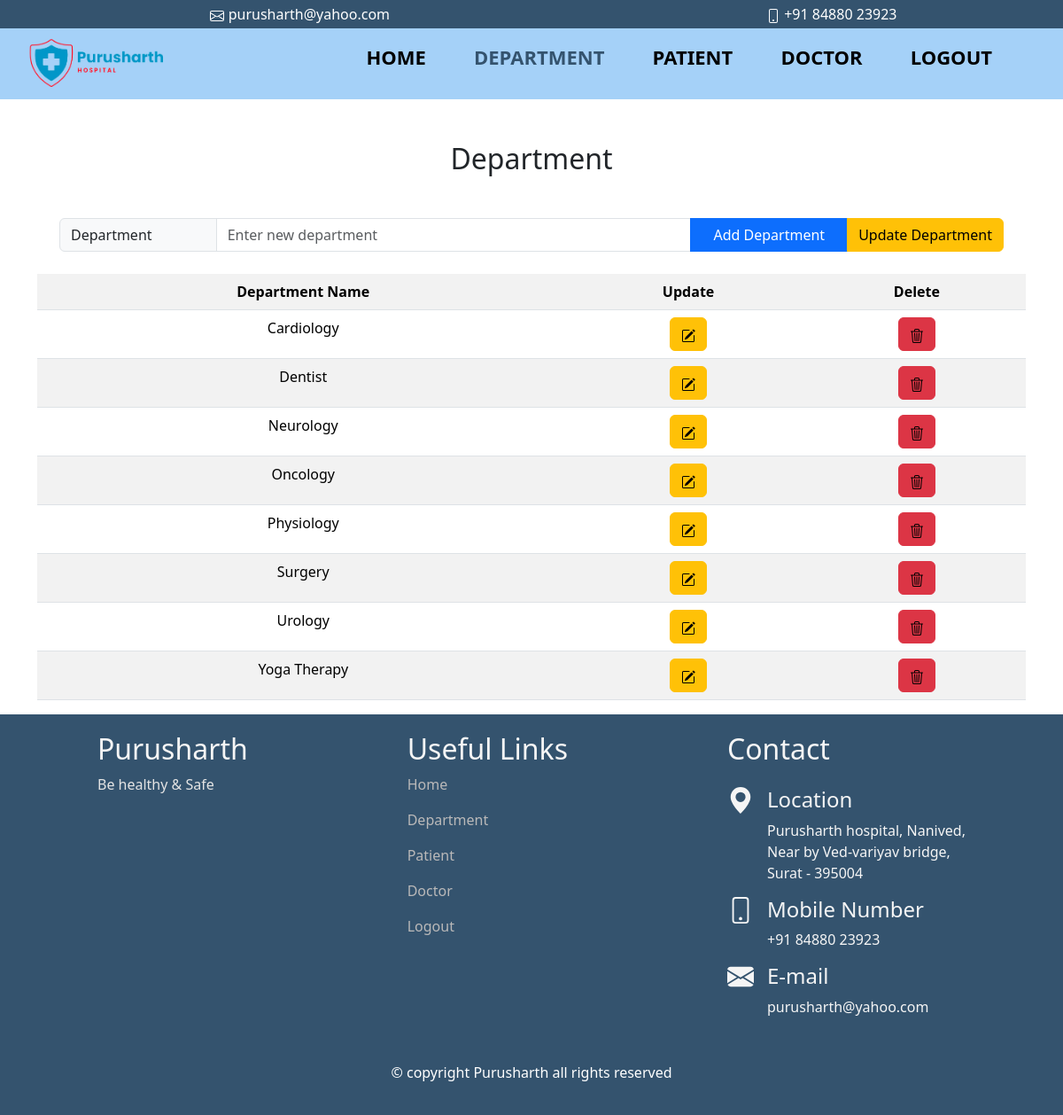
The app's page /admin/department.php (signed in) with its own data.
### tables this page shows
CREATE TABLE `department` (
  `did` int(3) NOT NULL,
  `dname` varchar(15) NOT NULL
);

### admin/department.php (the view, shortened to what this page needs)
<!DOCTYPE html>
<html lang="en">
<head>
    <link href="https://cdn.jsdelivr.net/npm/bootstrap@5.3.3/dist/css/bootstrap.min.css" rel="stylesheet"
>
</head>
<body>
    <header>
        <div class="left">
            <div class="mail">
                purusharth@yahoo.com
            </div>
            <div class="phone">
                +91 84880 23923
            </div>
        </div>
    </header>
    <nav class="navbar">
        <div class="left">
            <a href="index.php"><img src="../img/logo.png" alt=""></a>
        </div>
        <div class="right">
            <ul>
                <li><a href="index.php">HOME</a></li>
                <li><a href="department.php" id="active">DEPARTMENT</a></li>
                <li><a href="patient.php">PATIENT</a></li>
                <li><a href="doctor.php">DOCTOR</a></li>
                <li><a href="logout.php">LOGOUT</a></li>
            </ul>
        </div>
    </nav>
    <main>
        <?php
        $conn = connection();
        $up_dept=$upid="";
        function view($conn)
        {
            $result = $conn->query("select * from department");
            return $result;
        }
        $result = view($conn);
        ?>
        <form action="department.php" method="POST">
            <div class="container">
                <h2 class="text-center my-5">Department</h2>
                <div class="deptins">
                    <div class="input-group">
                        <span class="input-group-text col-2">Department</span>
                        <input type="text" name="deptname" class="form-control col-8" placeholder="Enter new department"
                            value="<?php echo $up_dept?><?php $upid?>">
                        <input type="submit" value="Add Department" name="btninsert" class="btn btn-primary col-2">
                        <input type="submit" value="Update Department" name="btnupdate" class="btn btn-warning">
                    </div>
                </div>
            </div>
            <div class="container">
                <table class="table table-striped">
                    <tr>
                        <th>Department Name</th>
                        <th>Update</th>
                        <th>Delete</th>
                    </tr>
                    <?php
                            while($row = $result->fetch_assoc())
                            {
                                ?>
                    <tr>
                        <td>
                            <?php echo $row['dname'] ?>
                        </td>
                        <td>
                            <a href="department.php?upid=<?php echo $row['did']?>&up_dept=<?php echo $row['dname'] ?>"
                                class="btn btn-warning">
                            </a>
                        </td>
                        <td>
                            <a href="department.php?delid=<?php echo $row['did'] ?>"
                                class="btn btn-danger text-black">
                            </a>
                        </td>
                    </tr>
                    <?php }
                        ?>
                </table>
            </div>
        </form>
    </main>
    <footer>
        <div class="foot">
            <div class="name">
                <h2>Purusharth</h2>
                <p>Be healthy & Safe</p>
            </div>
            <div class="menu">
                <h2>Useful Links</h2>
                <p><a href="index.php">Home</a></p>
                <p><a href="department.php" id="active">Department</a></p>
                <p><a href="patient.php">Patient</a></p>
                <p><a href="doctor.php">Doctor</a></p>
                <p><a href="logout.php">Logout</a></p>
            </div>
            <div class="contact">
                <h2>Contact</h2>
                <div class="location">
                    <div class="icon"><svg xmlns="http://www.w3.org/2000/svg" width="30" height="30" fill="currentColor"
                            class="bi bi-geo-alt-fill" viewBox="0 0 16 16">
                            <path
                                d="M8 16s6-5.686 6-10A6 6 0 0 0 2 6c0 4.314 6 10 6 10m0-7a3 3 0 1 1 0-6 3 3 0 0 1 0 6" />
                        </svg>
                    </div>
                    <div>
                        <h4>Location</h4>
                        Purusharth hospital, Nanived, <br>Near by Ved-variyav bridge, <br>Surat - 395004
                    </div>
                </div>
                <div class="call">
                    <div class="icon"><i class="bi bi-phone"></i></div>
                    <div>
                        <h4>Mobile Number</h4>
                        +91 84880 23923
                    </div>
                </div>
                <div class="email">
                    <div class="icon">
                    </div>
                    <div>
                        <h4>E-mail</h4>
                        purusharth@yahoo.com
                    </div>
                </div>
            </div>
        </div>
        <div class="copy">
            <p class="text-center text-white">&copy; copyright Purusharth all rights reserved</p>
        </div>
    </footer>
</body>
</html>

### admin/department.php (style rules this page uses)
header { background-color: rgb(52, 83, 110); color: white; min-height: 4vh; }
header .left { justify-content: space-around; display: flex; margin: auto; font-size: 2vh; padding-top: 4px; }
header .left div { padding-left: 50px; }
nav { background-color: rgb(165, 209, 248); }
nav .left { margin-left: 30px; }
nav .right { margin-right: 30px; }
nav .left img { height: 8vh; width: 20vh; }
nav .right ul li { list-style: none; display: inline; padding-right: 50px; }
nav .right ul li a { text-decoration: none; color: black; font-weight: bold; font-size: 22px; }
nav .right ul li a#active { color: rgb(52, 83, 110); }
footer { width: 100%; background-color: rgb(52, 83, 110); color: whitesmoke; padding: 20px; }
.foot { display: flex; justify-content: space-around; }
.foot a { text-decoration: none; }
footer p, a { color: rgb(186, 185, 185); }
footer p, a:hover { color: rgb(228, 228, 228); }
footer .location, .call, .email { display: flex; padding-top: 15px; }
footer .icon { padding-right: 15px; }
footer .copy { padding-top: 50px; }
.container .deptins { margin: 25px; }
table { text-align:center; }

### records on screen
department: dname "Cardiology"
department: dname "Dentist"
department: dname "Neurology"
department: dname "Oncology"
department: dname "Physiology"
department: dname "Surgery"
department: dname "Urology"
department: dname "Yoga Therapy"
